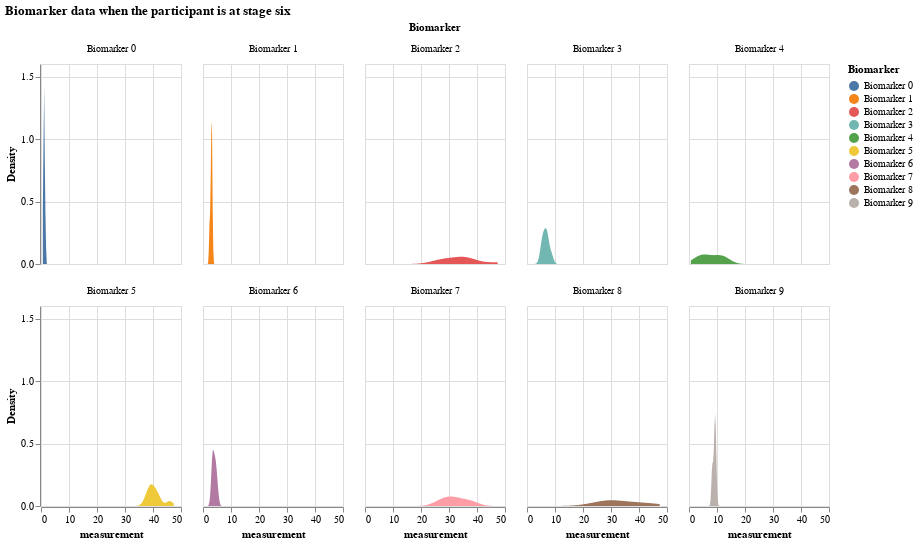

Notebook cell for this chart:
### Markdown cell above
### Distribution of all biomarker values when the participant is at a certain disease stage

### Code cell
# biomarker data when the participant is at stage 6
df_kj_6 = df_expanded[df_expanded.k_j == 6]
df_kj_6

alt.Chart(df_kj_6).transform_density(
    'measurement',
    as_=['measurement', 'Density'],
    groupby=['Biomarker']
).mark_area().encode(
    x="measurement:Q",
    y="Density:Q",
    facet = alt.Facet(
        "Biomarker:N",
        columns = 5
    ),
    color=alt.Color(
        'Biomarker:N'
    )
).properties(
    width= 140,
    height = 200,
).properties(
    title='Biomarker data when the participant is at stage six'
)

### Figure 1 — Vega-Lite specification as saved in the notebook (floating-point values rounded to 4 significant figures)
{"config": {"view": {"continuousWidth": 300, "continuousHeight": 300}}, "data": {"name": "data-fc833d29d0c94a00529ba4c6e7dd72d0"}, "mark": {"type": "area"}, "encoding": {"color": {"field": "Biomarker", "type": "nominal"}, "facet": {"columns": 5, "field": "Biomarker", "type": "nominal"}, "x": {"field": "measurement", "type": "quantitative"}, "y": {"field": "Density", "type": "quantitative"}}, "height": 200, "title": "Biomarker data when the participant is at stage six", "transform": [{"density": "measurement", "groupby": ["Biomarker"], "as": ["measurement", "Density"]}], "width": 140, "$schema": "https://vega.github.io/schema/vega-lite/v5.16.3.json", "datasets": {"data-fc833d29d0c94a00529ba4c6e7dd72d0": [{"Biomarker": "Biomarker 0", "participant": 13, "measurement": 1.624, "k_j": 6, "S_n": 6, "affected_or_not": "affected"}, {"Biomarker": "Biomarker 0", "participant": 18, "measurement": 0.9769, "k_j": 6, "S_n": 6, "affected_or_not": "affected"}, {"Biomarker": "Biomarker 0", "participant": 19, "measurement": 1.297, "k_j": 6, "S_n": 6, "affected_or_not": "affected"}, {"Biomarker": "Biomarker 0", "participant": 36, "measurement": 1.233, "k_j": 6, "S_n": 6, "affected_or_not": "affected"}, {"Biomarker": "Biomarker 0", "participant": 37, "measurement": 0.6562, "k_j": 6, "S_n": 6, "affected_or_not": "affected"}, {"Biomarker": "Biomarker 0", "participant": 70, "measurement": 1.169, "k_j": 6, "S_n": 6, "affected_or_not": "affected"}, {"Biomarker": "Biomarker 0", "participant": 87, "measurement": 1.079, "k_j": 6, "S_n": 6, "affected_or_not": "affected"}, {"Biomarker": "Biomarker 0", "participant": 92, "measurement": 0.9269, "k_j": 6, "S_n": 6, "affected_or_not": "affected"}, {"Biomarker": "Biomarker 1", "participant": 13, "measurement": 2.829, "k_j": 6, "S_n": 3, "affected_or_not": "affected"}, {"Biomarker": "Biomarker 1", "participant": 18, "measurement": 2.314, "k_j": 6, "S_n": 3, "affected_or_not": "affected"}, {"Biomarker": "Biomarker 1", "participant": 19, "measurement": 3.431, "k_j": 6, "S_n": 3, "affected_or_not": "affected"}, {"Biomarker": "Biomarker 1", "participant": 36, "measurement": 2.677, "k_j": 6, "S_n": 3, "affected_or_not": "affected"}, {"Biomarker": "Biomarker 1", "participant": 37, "measurement": 3.05, "k_j": 6, "S_n": 3, "affected_or_not": "affected"}, {"Biomarker": "Biomarker 1", "participant": 70, "measurement": 3.139, "k_j": 6, "S_n": 3, "affected_or_not": "affected"}, {"Biomarker": "Biomarker 1", "participant": 87, "measurement": 3.137, "k_j": 6, "S_n": 3, "affected_or_not": "affected"}, {"Biomarker": "Biomarker 1", "participant": 92, "measurement": 3.107, "k_j": 6, "S_n": 3, "affected_or_not": "affected"}, {"Biomarker": "Biomarker 2", "participant": 13, "measurement": 37.22, "k_j": 6, "S_n": 7, "affected_or_not": "not_affected"}, {"Biomarker": "Biomarker 2", "participant": 18, "measurement": 33.94, "k_j": 6, "S_n": 7, "affected_or_not": "not_affected"}, {"Biomarker": "Biomarker 2", "participant": 19, "measurement": 30.37, "k_j": 6, "S_n": 7, "affected_or_not": "not_affected"}, {"Biomarker": "Biomarker 2", "participant": 36, "measurement": 37.09, "k_j": 6, "S_n": 7, "affected_or_not": "not_affected"}, {"Biomarker": "Biomarker 2", "participant": 37, "measurement": 35.14, "k_j": 6, "S_n": 7, "affected_or_not": "not_affected"}, {"Biomarker": "Biomarker 2", "participant": 70, "measurement": 25.94, "k_j": 6, "S_n": 7, "affected_or_not": "not_affected"}, {"Biomarker": "Biomarker 2", "participant": 87, "measurement": 28.02, "k_j": 6, "S_n": 7, "affected_or_not": "not_affected"}, {"Biomarker": "Biomarker 2", "participant": 92, "measurement": 47.39, "k_j": 6, "S_n": 7, "affected_or_not": "not_affected"}, {"Biomarker": "Biomarker 3", "participant": 13, "measurement": 6.989, "k_j": 6, "S_n": 1, "affected_or_not": "affected"}, {"Biomarker": "Biomarker 3", "participant": 18, "measurement": 7.526, "k_j": 6, "S_n": 1, "affected_or_not": "affected"}, {"Biomarker": "Biomarker 3", "participant": 19, "measurement": 8.761, "k_j": 6, "S_n": 1, "affected_or_not": "affected"}, {"Biomarker": "Biomarker 3", "participant": 36, "measurement": 7.169, "k_j": 6, "S_n": 1, "affected_or_not": "affected"}, {"Biomarker": "Biomarker 3", "participant": 37, "measurement": 5.571, "k_j": 6, "S_n": 1, "affected_or_not": "affected"}, {"Biomarker": "Biomarker 3", "participant": 70, "measurement": 5.03, "k_j": 6, "S_n": 1, "affected_or_not": "affected"}, {"Biomarker": "Biomarker 3", "participant": 87, "measurement": 6.373, "k_j": 6, "S_n": 1, "affected_or_not": "affected"}, {"Biomarker": "Biomarker 3", "participant": 92, "measurement": 5.986, "k_j": 6, "S_n": 1, "affected_or_not": "affected"}, {"Biomarker": "Biomarker 4", "participant": 13, "measurement": 12.25, "k_j": 6, "S_n": 4, "affected_or_not": "affected"}, {"Biomarker": "Biomarker 4", "participant": 18, "measurement": 3.654, "k_j": 6, "S_n": 4, "affected_or_not": "affected"}, {"Biomarker": "Biomarker 4", "participant": 19, "measurement": 4.754, "k_j": 6, "S_n": 4, "affected_or_not": "affected"}, {"Biomarker": "Biomarker 4", "participant": 36, "measurement": 12.14, "k_j": 6, "S_n": 4, "affected_or_not": "affected"}, {"Biomarker": "Biomarker 4", "participant": 37, "measurement": 6.8, "k_j": 6, "S_n": 4, "affected_or_not": "affected"}, {"Biomarker": "Biomarker 4", "participant": 70, "measurement": 11.59, "k_j": 6, "S_n": 4, "affected_or_not": "affected"}, {"Biomarker": "Biomarker 4", "participant": 87, "measurement": 8.312, "k_j": 6, "S_n": 4, "affected_or_not": "affected"}, {"Biomarker": "Biomarker 4", "participant": 92, "measurement": 3.31, "k_j": 6, "S_n": 4, "affected_or_not": "affected"}, {"Biomarker": "Biomarker 5", "participant": 13, "measurement": 41.32, "k_j": 6, "S_n": 10, "affected_or_not": "not_affected"}, {"Biomarker": "Biomarker 5", "participant": 18, "measurement": 37.5, "k_j": 6, "S_n": 10, "affected_or_not": "not_affected"}, {"Biomarker": "Biomarker 5", "participant": 19, "measurement": 39.18, "k_j": 6, "S_n": 10, "affected_or_not": "not_affected"}, {"Biomarker": "Biomarker 5", "participant": 36, "measurement": 39.08, "k_j": 6, "S_n": 10, "affected_or_not": "not_affected"}, {"Biomarker": "Biomarker 5", "participant": 37, "measurement": 40.34, "k_j": 6, "S_n": 10, "affected_or_not": "not_affected"}, {"Biomarker": "Biomarker 5", "participant": 70, "measurement": 38.86, "k_j": 6, "S_n": 10, "affected_or_not": "not_affected"}, {"Biomarker": "Biomarker 5", "participant": 87, "measurement": 45.95, "k_j": 6, "S_n": 10, "affected_or_not": "not_affected"}, {"Biomarker": "Biomarker 5", "participant": 92, "measurement": 41.9, "k_j": 6, "S_n": 10, "affected_or_not": "not_affected"}, {"Biomarker": "Biomarker 6", "participant": 13, "measurement": 5.177, "k_j": 6, "S_n": 5, "affected_or_not": "affected"}, {"Biomarker": "Biomarker 6", "participant": 18, "measurement": 4.187, "k_j": 6, "S_n": 5, "affected_or_not": "affected"}, {"Biomarker": "Biomarker 6", "participant": 19, "measurement": 3.392, "k_j": 6, "S_n": 5, "affected_or_not": "affected"}, {"Biomarker": "Biomarker 6", "participant": 36, "measurement": 4.501, "k_j": 6, "S_n": 5, "affected_or_not": "affected"}, {"Biomarker": "Biomarker 6", "participant": 37, "measurement": 4.58, "k_j": 6, "S_n": 5, "affected_or_not": "affected"}, {"Biomarker": "Biomarker 6", "participant": 70, "measurement": 3.219, "k_j": 6, "S_n": 5, "affected_or_not": "affected"}, {"Biomarker": "Biomarker 6", "participant": 87, "measurement": 3.681, "k_j": 6, "S_n": 5, "affected_or_not": "affected"}, {"Biomarker": "Biomarker 6", "participant": 92, "measurement": 3.469, "k_j": 6, "S_n": 5, "affected_or_not": "affected"}, {"Biomarker": "Biomarker 7", "participant": 13, "measurement": 27.36, "k_j": 6, "S_n": 8, "affected_or_not": "not_affected"}, {"Biomarker": "Biomarker 7", "participant": 18, "measurement": 26.69, "k_j": 6, "S_n": 8, "affected_or_not": "not_affected"}, {"Biomarker": "Biomarker 7", "participant": 19, "measurement": 31.24, "k_j": 6, "S_n": 8, "affected_or_not": "not_affected"}, {"Biomarker": "Biomarker 7", "participant": 36, "measurement": 31.22, "k_j": 6, "S_n": 8, "affected_or_not": "not_affected"}, {"Biomarker": "Biomarker 7", "participant": 37, "measurement": 38.65, "k_j": 6, "S_n": 8, "affected_or_not": "not_affected"}, {"Biomarker": "Biomarker 7", "participant": 70, "measurement": 34.54, "k_j": 6, "S_n": 8, "affected_or_not": "not_affected"}, {"Biomarker": "Biomarker 7", "participant": 87, "measurement": 36.61, "k_j": 6, "S_n": 8, "affected_or_not": "not_affected"}, {"Biomarker": "Biomarker 7", "participant": 92, "measurement": 30.26, "k_j": 6, "S_n": 8, "affected_or_not": "not_affected"}, {"Biomarker": "Biomarker 8", "participant": 13, "measurement": 39.55, "k_j": 6, "S_n": 9, "affected_or_not": "not_affected"}, {"Biomarker": "Biomarker 8", "participant": 18, "measurement": 28.78, "k_j": 6, "S_n": 9, "affected_or_not": "not_affected"}, {"Biomarker": "Biomarker 8", "participant": 19, "measurement": 46.75, "k_j": 6, "S_n": 9, "affected_or_not": "not_affected"}, {"Biomarker": "Biomarker 8", "participant": 36, "measurement": 28.8, "k_j": 6, "S_n": 9, "affected_or_not": "not_affected"}, {"Biomarker": "Biomarker 8", "participant": 37, "measurement": 31.58, "k_j": 6, "S_n": 9, "affected_or_not": "not_affected"}, {"Biomarker": "Biomarker 8", "participant": 70, "measurement": 30.87, "k_j": 6, "S_n": 9, "affected_or_not": "not_affected"}, {"Biomarker": "Biomarker 8", "participant": 87, "measurement": 24.26, "k_j": 6, "S_n": 9, "affected_or_not": "not_affected"}, {"Biomarker": "Biomarker 8", "participant": 92, "measurement": 39.51, "k_j": 6, "S_n": 9, "affected_or_not": "not_affected"}, {"Biomarker": "Biomarker 9", "participant": 13, "measurement": 9.745, "k_j": 6, "S_n": 2, "affected_or_not": "affected"}, {"Biomarker": "Biomarker 9", "participant": 18, "measurement": 9.291, "k_j": 6, "S_n": 2, "affected_or_not": "affected"}, {"Biomarker": "Biomarker 9", "participant": 19, "measurement": 9.475, "k_j": 6, "S_n": 2, "affected_or_not": "affected"}, {"Biomarker": "Biomarker 9", "participant": 36, "measurement": 8.937, "k_j": 6, "S_n": 2, "affected_or_not": "affected"}, {"Biomarker": "Biomarker 9", "participant": 37, "measurement": 8.232, "k_j": 6, "S_n": 2, "affected_or_not": "affected"}, {"Biomarker": "Biomarker 9", "participant": 70, "measurement": 8.388, "k_j": 6, "S_n": 2, "affected_or_not": "affected"}, {"Biomarker": "Biomarker 9", "participant": 87, "measurement": 9.164, "k_j": 6, "S_n": 2, "affected_or_not": "affected"}, {"Biomarker": "Biomarker 9", "participant": 92, "measurement": 9.371, "k_j": 6, "S_n": 2, "affected_or_not": "affected"}]}}
